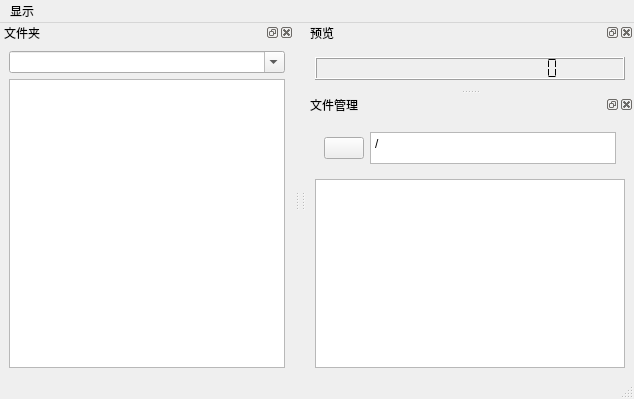
<?xml version="1.0" encoding="UTF-8"?>
<ui version="4.0">
 <class>MainWindow</class>
 <widget class="QMainWindow" name="MainWindow">
  <property name="geometry">
   <rect>
    <x>0</x>
    <y>0</y>
    <width>634</width>
    <height>399</height>
   </rect>
  </property>
  <property name="windowTitle">
   <string>MainWindow</string>
  </property>
  <widget class="QWidget" name="centralwidget">
   <property name="enabled">
    <bool>false</bool>
   </property>
   <property name="sizePolicy">
    <sizepolicy hsizetype="Ignored" vsizetype="Ignored">
     <horstretch>0</horstretch>
     <verstretch>0</verstretch>
    </sizepolicy>
   </property>
   <property name="maximumSize">
    <size>
     <width>0</width>
     <height>0</height>
    </size>
   </property>
   <property name="contextMenuPolicy">
    <enum>Qt::NoContextMenu</enum>
   </property>
  </widget>
  <widget class="QMenuBar" name="menubar">
   <property name="geometry">
    <rect>
     <x>0</x>
     <y>0</y>
     <width>634</width>
     <height>19</height>
    </rect>
   </property>
   <widget class="QMenu" name="menu">
    <property name="title">
     <string>显示</string>
    </property>
    <addaction name="action"/>
    <addaction name="action_2"/>
    <addaction name="action_3"/>
   </widget>
   <addaction name="menu"/>
  </widget>
  <widget class="QStatusBar" name="statusbar"/>
  <widget class="QDockWidget" name="dockWidget">
   <property name="sizePolicy">
    <sizepolicy hsizetype="Expanding" vsizetype="Expanding">
     <horstretch>0</horstretch>
     <verstretch>0</verstretch>
    </sizepolicy>
   </property>
   <property name="minimumSize">
    <size>
     <width>294</width>
     <height>256</height>
    </size>
   </property>
   <property name="floating">
    <bool>false</bool>
   </property>
   <property name="features">
    <set>QDockWidget::AllDockWidgetFeatures</set>
   </property>
   <property name="windowTitle">
    <string>文件夹</string>
   </property>
   <attribute name="dockWidgetArea">
    <number>1</number>
   </attribute>
   <widget class="QWidget" name="verticalWidget_2">
    <property name="sizePolicy">
     <sizepolicy hsizetype="Minimum" vsizetype="Minimum">
      <horstretch>0</horstretch>
      <verstretch>0</verstretch>
     </sizepolicy>
    </property>
    <property name="maximumSize">
     <size>
      <width>16777215</width>
      <height>16777215</height>
     </size>
    </property>
    <layout class="QVBoxLayout" name="verticalLayout_2">
     <item>
      <widget class="QComboBox" name="comboBox">
       <property name="sizePolicy">
        <sizepolicy hsizetype="Minimum" vsizetype="Fixed">
         <horstretch>0</horstretch>
         <verstretch>0</verstretch>
        </sizepolicy>
       </property>
       <property name="editable">
        <bool>true</bool>
       </property>
      </widget>
     </item>
     <item>
      <widget class="QTreeView" name="treeView">
       <property name="sizePolicy">
        <sizepolicy hsizetype="Minimum" vsizetype="Minimum">
         <horstretch>0</horstretch>
         <verstretch>0</verstretch>
        </sizepolicy>
       </property>
       <property name="minimumSize">
        <size>
         <width>0</width>
         <height>0</height>
        </size>
       </property>
      </widget>
     </item>
    </layout>
   </widget>
  </widget>
  <widget class="QDockWidget" name="dockWidget_3">
   <property name="windowTitle">
    <string>预览</string>
   </property>
   <attribute name="dockWidgetArea">
    <number>2</number>
   </attribute>
   <widget class="QWidget" name="verticalWidget_info">
    <property name="sizePolicy">
     <sizepolicy hsizetype="Expanding" vsizetype="Expanding">
      <horstretch>0</horstretch>
      <verstretch>0</verstretch>
     </sizepolicy>
    </property>
    <layout class="QVBoxLayout" name="verticalLayout_3" stretch="0,0">
     <property name="sizeConstraint">
      <enum>QLayout::SetDefaultConstraint</enum>
     </property>
     <item>
      <widget class="Preview" name="widget" native="true">
       <property name="sizePolicy">
        <sizepolicy hsizetype="Ignored" vsizetype="Ignored">
         <horstretch>0</horstretch>
         <verstretch>0</verstretch>
        </sizepolicy>
       </property>
      </widget>
     </item>
     <item>
      <widget class="QLCDNumber" name="lcdNumber">
       <property name="minimumSize">
        <size>
         <width>0</width>
         <height>0</height>
        </size>
       </property>
       <property name="maximumSize">
        <size>
         <width>16777215</width>
         <height>32</height>
        </size>
       </property>
       <property name="smallDecimalPoint">
        <bool>true</bool>
       </property>
       <property name="numDigits">
        <number>15</number>
       </property>
       <property name="segmentStyle">
        <enum>QLCDNumber::Flat</enum>
       </property>
      </widget>
     </item>
    </layout>
   </widget>
  </widget>
  <widget class="QDockWidget" name="dockWidget_4">
   <property name="minimumSize">
    <size>
     <width>148</width>
     <height>166</height>
    </size>
   </property>
   <property name="features">
    <set>QDockWidget::AllDockWidgetFeatures</set>
   </property>
   <property name="windowTitle">
    <string>文件管理</string>
   </property>
   <attribute name="dockWidgetArea">
    <number>2</number>
   </attribute>
   <widget class="QWidget" name="verticalWidget_filebrowser">
    <property name="minimumSize">
     <size>
      <width>0</width>
      <height>0</height>
     </size>
    </property>
    <layout class="QVBoxLayout" name="verticalLayout_4">
     <item>
      <widget class="QWidget" name="horizontalWidget_bottom" native="true">
       <property name="minimumSize">
        <size>
         <width>0</width>
         <height>0</height>
        </size>
       </property>
       <layout class="QHBoxLayout" name="horizontalLayout_2">
        <item>
         <widget class="QPushButton" name="pushButton">
          <property name="sizePolicy">
           <sizepolicy hsizetype="Minimum" vsizetype="Fixed">
            <horstretch>0</horstretch>
            <verstretch>0</verstretch>
           </sizepolicy>
          </property>
          <property name="text">
           <string/>
          </property>
          <property name="icon">
           <iconset resource="main.qrc">
            <normaloff>:/icon/go-up.png</normaloff>:/icon/go-up.png</iconset>
          </property>
          <property name="iconSize">
           <size>
            <width>32</width>
            <height>32</height>
           </size>
          </property>
         </widget>
        </item>
        <item>
         <widget class="QPlainTextEdit" name="plainTextEdit">
          <property name="sizePolicy">
           <sizepolicy hsizetype="Expanding" vsizetype="Fixed">
            <horstretch>0</horstretch>
            <verstretch>0</verstretch>
           </sizepolicy>
          </property>
          <property name="minimumSize">
           <size>
            <width>0</width>
            <height>32</height>
           </size>
          </property>
          <property name="maximumSize">
           <size>
            <width>16777215</width>
            <height>32</height>
           </size>
          </property>
          <property name="readOnly">
           <bool>false</bool>
          </property>
          <property name="plainText">
           <string>/</string>
          </property>
         </widget>
        </item>
       </layout>
      </widget>
     </item>
     <item>
      <widget class="QListView" name="listView">
       <property name="minimumSize">
        <size>
         <width>0</width>
         <height>0</height>
        </size>
       </property>
       <property name="selectionMode">
        <enum>QAbstractItemView::ExtendedSelection</enum>
       </property>
       <property name="viewMode">
        <enum>QListView::IconMode</enum>
       </property>
      </widget>
     </item>
    </layout>
   </widget>
  </widget>
  <action name="action">
   <property name="checkable">
    <bool>false</bool>
   </property>
   <property name="checked">
    <bool>false</bool>
   </property>
   <property name="text">
    <string>文件夹列表</string>
   </property>
  </action>
  <action name="action_2">
   <property name="text">
    <string>预览窗口</string>
   </property>
  </action>
  <action name="action_3">
   <property name="text">
    <string>文件管理窗口</string>
   </property>
  </action>
 </widget>
 <customwidgets>
  <customwidget>
   <class>Preview</class>
   <extends>QWidget</extends>
   <header>preview.h</header>
  </customwidget>
 </customwidgets>
 <resources>
  <include location="main.qrc"/>
 </resources>
 <connections>
  <connection>
   <sender>action</sender>
   <signal>triggered()</signal>
   <receiver>dockWidget</receiver>
   <slot>show()</slot>
   <hints>
    <hint type="sourcelabel">
     <x>-1</x>
     <y>-1</y>
    </hint>
    <hint type="destinationlabel">
     <x>158</x>
     <y>300</y>
    </hint>
   </hints>
  </connection>
  <connection>
   <sender>action_2</sender>
   <signal>triggered()</signal>
   <receiver>dockWidget_3</receiver>
   <slot>show()</slot>
   <hints>
    <hint type="sourcelabel">
     <x>-1</x>
     <y>-1</y>
    </hint>
    <hint type="destinationlabel">
     <x>446</x>
     <y>52</y>
    </hint>
   </hints>
  </connection>
  <connection>
   <sender>action_3</sender>
   <signal>triggered()</signal>
   <receiver>dockWidget_4</receiver>
   <slot>show()</slot>
   <hints>
    <hint type="sourcelabel">
     <x>-1</x>
     <y>-1</y>
    </hint>
    <hint type="destinationlabel">
     <x>446</x>
     <y>233</y>
    </hint>
   </hints>
  </connection>
 </connections>
</ui>
